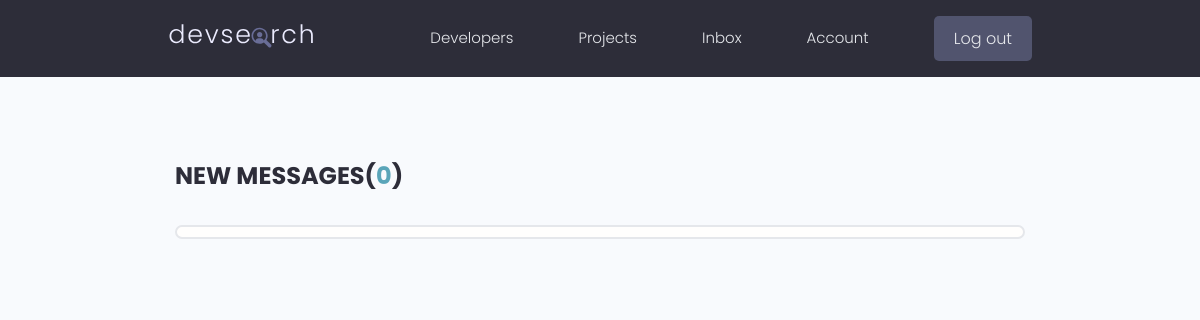
The app's page /inbox/ (signed in), older data.
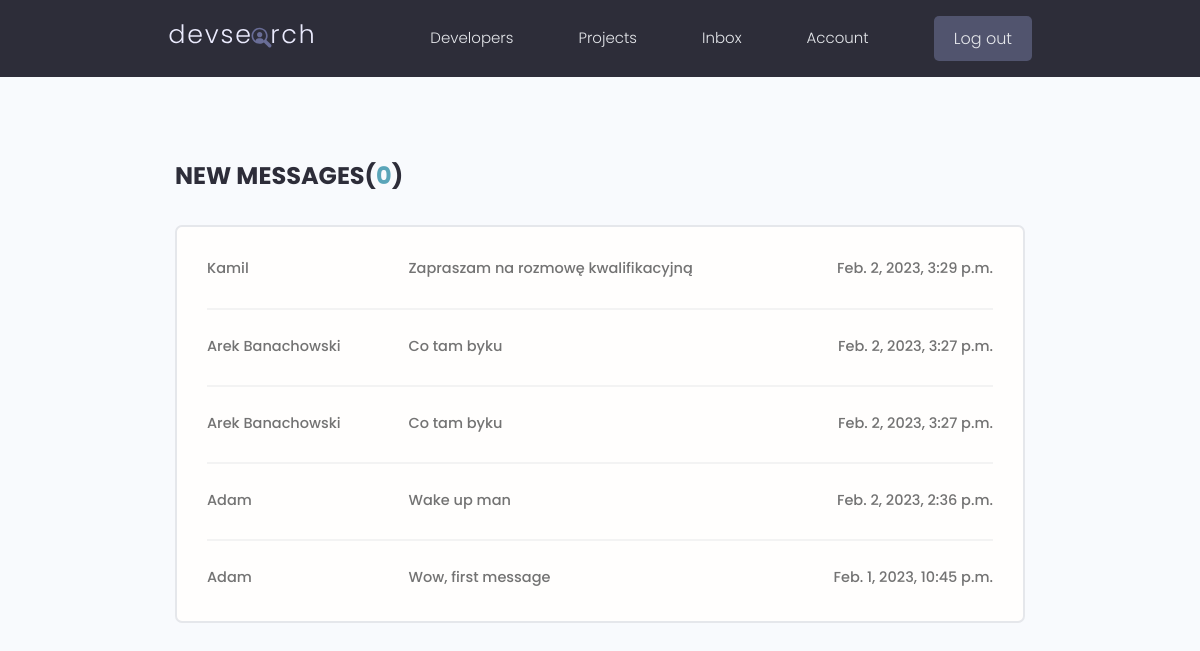
The same page, newer data.
### users/models.py (models this page shows, shortened)
class Message(models.Model):
    sender = models.ForeignKey(Profile, on_delete=models.SET_NULL, null=True, blank=True)
    recipient = models.ForeignKey(Profile, on_delete=models.SET_NULL, null=True, blank=True, related_name='messages')
    name = models.CharField(max_length=200, null=True, blank=True)
    email = models.EmailField(max_length=200, null=True, blank=True)
    subject = models.CharField(max_length=200, null=True, blank=True)
    body = models.TextField()
    is_read = models.BooleanField(default=False, null=True)
    created = models.DateTimeField(auto_now_add=True)
    id = models.UUIDField(default=uuid.uuid4, unique=True, primary_key=True, editable=False)
    class Meta:
        ordering = ['is_read', '-created']

### users/views.py (the view)
# urls.py: path('inbox/', views.inbox, name='inbox'),
@login_required(login_url='login')
def inbox(request):
    profile = request.user.profile
    messageRequest = profile.messages.all()
    unreadCount = messageRequest.filter(is_read=False).count()
    context = {'messageRequest':messageRequest, 'unreadCount':unreadCount}
    return render(request, 'users/inbox.html', context)

### users/templates/users/inbox.html
{% extends 'main.html' %}
{% block content %}
  <main class="inbox my-xl">
    <div class="content-box">
      <h3 class="inbox__title">New Messages(<span>{{unreadCount}}</span>)</h3>
      <ul class="messages">
        {% for message in messageRequest %}
        {% if message.is_read == False %}
        <li class="message message--unread">
        {% else %}
        <li class="message">
        {% endif %}
          <a href="{% url 'message' message.id %}">
            <span class="message__author">{{message.name}}</span>
            <span class="message__subject">{{message.subject}}</span>
            <span class="message__date">{{message.created}}</span>
          </a>
        </li>
        {% endfor %}
      </ul>
    </div>
  </main>
{% endblock %}

Row changes from the older to the newer data that the page shows:
added Message: name "Kamil", subject "Zapraszam na rozmowę kwalifikacyjną", created "Feb. 2, 2023, 3:29 p.m."
added Message: name "Arek Banachowski", subject "Co tam byku", created "Feb. 2, 2023, 3:27 p.m."
added Message: name "Arek Banachowski", subject "Co tam byku", created "Feb. 2, 2023, 3:27 p.m."
added Message: name "Adam", subject "Wake up man", created "Feb. 2, 2023, 2:36 p.m."
added Message: name "Adam", subject "Wow, first message", created "Feb. 1, 2023, 10:45 p.m."
